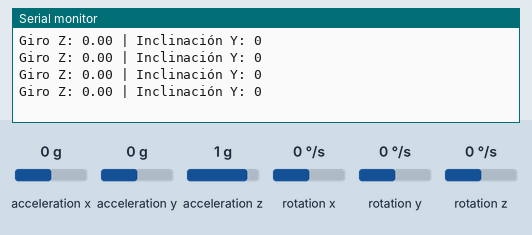
Bench run of a sketch on a simulated Arduino Uno, built with avr-gcc and run on an emulated ATmega328P. On the bench: the last lines printed to the serial monitor. Inputs (shaded band) come from the test bench; at power-on: acceleration y 0 g, rotation z 0 °/s, acceleration x 0 g, acceleration z 1 g, rotation x 0 °/s, rotation y 0 °/s.

Above: at 1.2 s.
1.3 s: acceleration y set to -1.4 g
At 1.73 s:
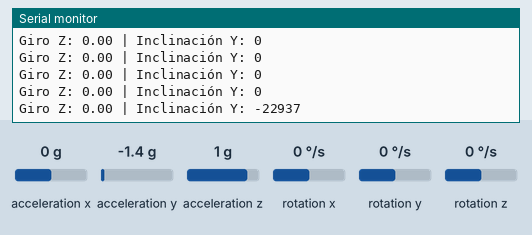
4.3 s: rotation z set to -192 °/s
At 4.48 s:
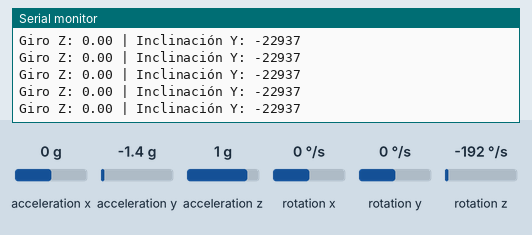
5.8 s: acceleration y set to -0.8 g
At 6.0 s:
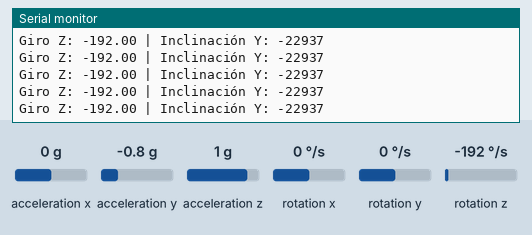
Timing chart, 0 to 8.8 s (numbered marks = the images above; inputs shaded):
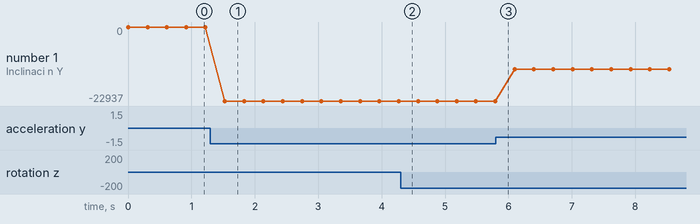

Measured:
- after the input at 1.3 s, the serial monitor: prints a new line after 0.23 s (image 1)
- plotted number 1: 0 → -22937 after the input at 1.3 s, -22937 → -13107 after the input at 5.8 s

The sketch:

giroscopioacelerometro.ino
```cpp
#include <Wire.h>
#include <MPU6050.h>

MPU6050 imu;

void setup() {
  Wire.begin();
  imu.initialize();
  Serial.begin(9600);
  while (!imu.testConnection());
}

void loop() {
  int16_t ax, ay, az, gx, gy, gz;
  imu.getMotion6(&ax, &ay, &az, &gx, &gy, &gz);

  Serial.print("Giro Z: ");
  Serial.print(gz / 131.0);
  Serial.print(" | Inclinación Y: ");
  Serial.println(ay);

  delay(300);
}
```
